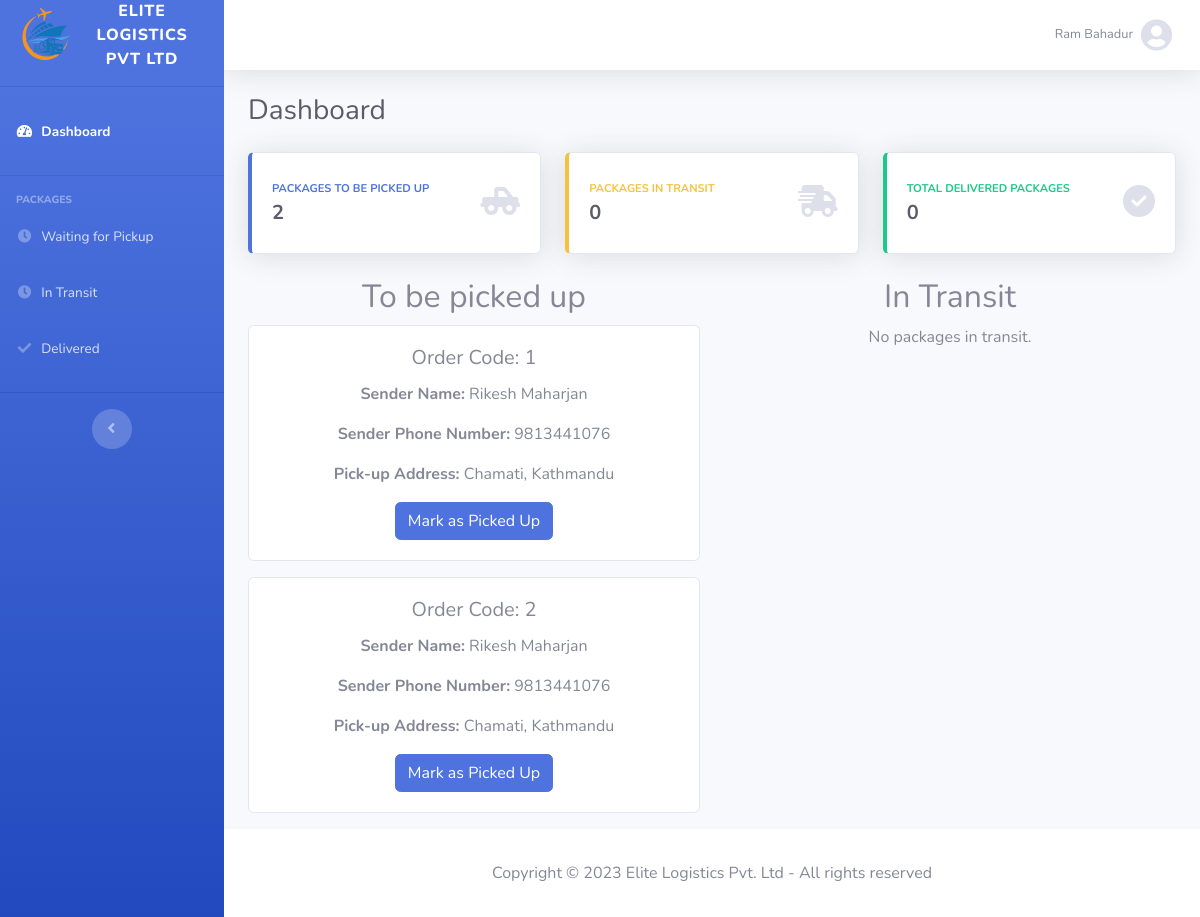
Screenshot of /dashboard.php (signed in) with the database file from the repository.
### tables this page shows
CREATE TABLE account_details (
  account_id INT PRIMARY KEY AUTO_INCREMENT,
  name VARCHAR(100) NOT NULL,
  email VARCHAR(100) NOT NULL,
  password VARCHAR(320) NOT NULL,
  phone_no VARCHAR(20) NOT NULL,
  type_id INT,
  created_on DATETIME NOT NULL,
  default_location VARCHAR(255) NOT NULL,
  INDEX idx_name (name),
  FOREIGN KEY (type_id) REFERENCES account_type (type_id) ON DELETE CASCADE
);

CREATE TABLE package_details (
  order_code INT PRIMARY KEY AUTO_INCREMENT,
  account_id INT,
  receiver_id INT,
  delivery_rider_id INT,
  date_received DATETIME,
  date_delivered DATETIME,
  delivery_status_id INT,
  description VARCHAR(255),
  remarks VARCHAR(255),
  created_on DATETIME NOT NULL,
  date_assigned DATETIME,
  INDEX idx_account_id (account_id),
  INDEX idx_receiver_id (receiver_id),
  INDEX idx_delivery_rider_id (delivery_rider_id),
  INDEX idx_delivery_status_id (delivery_status_id),
  FOREIGN KEY (account_id) REFERENCES account_details (account_id) ON DELETE CASCADE,
  FOREIGN KEY (receiver_id) REFERENCES receiver_details (receiver_id) ON DELETE CASCADE,
  FOREIGN KEY (delivery_rider_id) REFERENCES account_details (account_id) ON DELETE CASCADE,
  FOREIGN KEY (delivery_status_id) REFERENCES delivery_status (status_id) ON DELETE CASCADE
);

CREATE TABLE address_details (
  address_id INT PRIMARY KEY AUTO_INCREMENT,
  order_code INT,
  address_type_id INT,
  address VARCHAR(255) NOT NULL,
  INDEX idx_order_code (order_code),
  INDEX idx_address_type_id (address_type_id),
  FOREIGN KEY (order_code) REFERENCES package_details (order_code) ON DELETE CASCADE,
  FOREIGN KEY (address_type_id) REFERENCES address_type (address_type_id) ON DELETE CASCADE
);

### dashboard.php (called while the page is built, shortened)
<?php
include 'php/connection.php';
include 'php/page_header.php';
include 'php/dashboard_check.php';
include 'php/dashboard_main.php';
include 'php/page_footer.php';
?>

### php/dashboard_check.php (called while the page is built, shortened)
<?php
$accountId = $_SESSION['account_id'];
$stmt = $pdo->prepare("SELECT type_id,name,email,phone_no,default_location FROM account_details WHERE account_id = :accountId");
$stmt->bindParam(':accountId', $accountId);
$stmt->execute();
$user = $stmt->fetch(PDO::FETCH_ASSOC);
$userType = $user['type_id'];
?>

### php/dashboard_content.php (the view, shortened to what this page needs)
<?php if ($userType == '3'): ?>
    <div class="row">
        <div class="col-xl-4 col-md-6 mb-4">
            <div class="card border-left-primary shadow h-100 py-2">
                <div class="card-body">
                    <div class="row no-gutters align-items-center">
                        <div class="col mr-2">
                            <div class="text-xs font-weight-bold text-primary text-uppercase mb-1">Packages To Be Picked Up
                            </div>
                            <div class="h5 mb-0 font-weight-bold text-gray-800">
                                <?php
                                $sql = "SELECT COUNT(*) AS total_delivered FROM package_details WHERE delivery_rider_id = :riderId AND delivery_status_id = 2";
                                $stmt = $pdo->prepare($sql);
                                $stmt->bindParam(':riderId', $accountId);
                                $stmt->execute();
                                $result = $stmt->fetch(PDO::FETCH_ASSOC);
                                echo $result['total_delivered'];
                                ?>
                            </div>
                        </div>
                        <div class="col-auto">
                            <i class="fa-solid fa-truck-pickup fa-2x text-gray-300"></i>
                        </div>
                    </div>
                </div>
            </div>
        </div>
        <div class="col-xl-4 col-md-6 mb-4">
            <div class="card border-left-warning shadow h-100 py-2">
                <div class="card-body">
                    <div class="row no-gutters align-items-center">
                        <div class="col mr-2">
                            <div class="text-xs font-weight-bold text-warning text-uppercase mb-1">Packages in Transit</div>
                            <div class="h5 mb-0 font-weight-bold text-gray-800">
                                <?php
                                $sql = "SELECT COUNT(*) AS total_pending FROM package_details WHERE delivery_rider_id = :riderId AND delivery_status_id = 3";
                                $stmt = $pdo->prepare($sql);
                                $stmt->bindParam(':riderId', $accountId);
                                $stmt->execute();
                                $result = $stmt->fetch(PDO::FETCH_ASSOC);
                                echo $result['total_pending'];
                                ?>
                            </div>
                        </div>
                        <div class="col-auto">
                            <i class="fa-solid fa-truck-fast fa-2x text-gray-300"></i>
                        </div>
                    </div>
                </div>
            </div>
        </div>
        <div class="col-xl-4 col-md-6 mb-4">
            <div class="card border-left-success shadow h-100 py-2">
                <div class="card-body">
                    <div class="row no-gutters align-items-center">
                        <div class="col mr-2">
                            <div class="text-xs font-weight-bold text-success text-uppercase mb-1">Total Delivered Packages
                            </div>
                            <div class="h5 mb-0 font-weight-bold text-gray-800">
                                <?php
                                $sql = "SELECT COUNT(*) AS total_delivered FROM package_details WHERE delivery_rider_id = :riderId AND delivery_status_id = 4";
                                $stmt = $pdo->prepare($sql);
                                $stmt->bindParam(':riderId', $accountId);
                                $stmt->execute();
                                $result = $stmt->fetch(PDO::FETCH_ASSOC);
                                echo $result['total_delivered'];
                                ?>
                            </div>
                        </div>
                        <div class="col-auto">
                            <i class="fa-solid fa-circle-check fa-2x text-gray-300"></i>
                        </div>
                    </div>
                </div>
            </div>
        </div>
    </div>
    <div class="row">
        <div class="col-md-6 text-center">
            <h2>To be picked up</h2>
            <?php
            $sql = "SELECT * FROM package_details pd
                JOIN account_details ad ON pd.account_id = ad.account_id
                JOIN address_details addr ON pd.order_code = addr.order_code
                WHERE pd.delivery_rider_id = :deliveryRiderId AND pd.delivery_status_id = 2 AND addr.address_type_id = 1";
            $stmt = $pdo->prepare($sql);
            $stmt->bindParam(':deliveryRiderId', $_SESSION['account_id']);
            $stmt->execute();
            $packagesToBePickedUp = $stmt->fetchAll(PDO::FETCH_ASSOC);
            if (count($packagesToBePickedUp) > 0) {
                foreach ($packagesToBePickedUp as $package) {
                    echo '<div class="card mb-3">';
                    echo '<div class="card-body">';
                    echo '<h5 class="card-title">Order Code: ' . $package['order_code'] . '</h5>';
                    echo '<p><strong>Sender Name:</strong> ' . $package['name'] . '</p>';
                    echo '<p><strong>Sender Phone Number:</strong> ' . $package['phone_no'] . '</p>';
                    echo '<p><strong>Pick-up Address:</strong> ' . $package['address'] . '</p>';
                    echo '<form action="php/processPickedUp.php" method="POST">';
                    echo '<button type="submit" class="btn btn-primary">Mark as Picked Up</button>';
                    echo '</form>';
                    echo '</div>';
                    echo '</div>';
                }
            } else {
                echo '<p>No packages to be picked up.</p>';
            }
            ?>
        </div>
        <div class="col-md-6 text-center">
            <h2>In Transit</h2>
            <?php
            $sql = "SELECT * FROM package_details pd
                JOIN account_details ad ON pd.account_id = ad.account_id
                JOIN receiver_details rd ON pd.receiver_id = rd.receiver_id
                JOIN address_details addr ON pd.order_code = addr.order_code
                WHERE pd.delivery_rider_id = :deliveryRiderId AND pd.delivery_status_id = 3 AND addr.address_type_id = 2";
            $stmt = $pdo->prepare($sql);
            $stmt->bindParam(':deliveryRiderId', $_SESSION['account_id']);
            $stmt->execute();
            $packagesInTransit = $stmt->fetchAll(PDO::FETCH_ASSOC);
            if (count($packagesInTransit) > 0) {
                foreach ($packagesInTransit as $package) {
                    echo '<div class="card mb-3">';
                    echo '<div class="card-body">';
                    echo '<h5 class="card-title">Order Code: ' . $package['order_code'] . '</h5>';
                    echo '<p><strong>Receiver Name:</strong> ' . $package['name'] . '</p>';
                    echo '<p><strong>Receiver Phone Number:</strong> ' . $package['phone_no'] . '</p>';
                    echo '<p><strong>Delivery Address:</strong> ' . $package['address'] . '</p>';
                    echo '<form action="php/processDelivered.php" method="POST">';
                    echo '<input type="hidden" name="order_code" value="' . $package['order_code'] . '">';
                    echo '<button type="submit" class="btn btn-primary">Mark as Delivered</button>';
                    echo '</form>';
                    echo '</div>';
                    echo '</div>';
                }
            } else {
                echo '<p>No packages in transit.</p>';
            }
            ?>
        </div>
    </div>
<?php endif; ?>

### php/dashboard_main.php (shortened to what this page needs)
<?php
$currentPage = basename($_SERVER['PHP_SELF'], ".php");
?>
</head>
<body id="page-top">
    <div id="wrapper">
        <ul class="navbar-nav bg-gradient-primary sidebar sidebar-dark accordion" id="accordionSidebar">
            <li>
                <a class="sidebar-brand d-flex align-items-center justify-content-center" href="index.php">
                    <div class="sidebar-brand-icon">
                        <img src="images/logo.svg" alt="Logo" width="60vw">
                    </div>
                    <div class="sidebar-brand-text mx-3">Elite Logistics Pvt Ltd</div>
                </a>
            </li>
            <li class="sidebar-divider my-0">
                <hr>
            </li>
            <li class="nav-item <?php echo ($currentPage === 'dashboard') ? 'active' : ''; ?>">
                <a class="nav-link" href="dashboard.php">
                    <i class="fas fa-fw fa-tachometer-alt"></i>
                    <span>Dashboard</span>
                </a>
            </li>
            <li class="sidebar-divider">
                <hr>
            </li>
            <?php if ($userType == 3) : ?>
                <li class="sidebar-heading">
                    Packages
                </li>
                <li class="nav-item <?php echo ($currentPage === 'delivery_personnel_pickup') ? 'active' : ''; ?>">
                    <a class="nav-link" href="delivery_personnel_pickup.php">
                        <i class="fas fa-fw fa-clock"></i>
                        <span>Waiting for Pickup</span>
                    </a>
                </li>
                <li class="nav-item <?php echo ($currentPage === 'delivery_personnel_transit') ? 'active' : ''; ?>">
                    <a class="nav-link" href="delivery_personnel_transit.php">
                        <i class="fas fa-fw fa-clock"></i>
                        <span>In Transit</span>
                    </a>
                </li>
                <li class="nav-item  <?php echo ($currentPage === 'delivery_personnel_delivered') ? 'active' : ''; ?>">
                    <a class="nav-link" href="delivery_personnel_delivered.php">
                        <i class="fas fa-fw fa-check"></i>
                        <span>Delivered</span>
                    </a>
                </li>
            <?php endif; ?>
            <li class="sidebar-divider d-none d-md-block">
                <hr>
            </li>
            <li class="text-center d-none d-md-inline">
                <button class="rounded-circle border-0" id="sidebarToggle" title="Toggle Sidebar">
                </button>
            </li>
        </ul>
        <div id="content-wrapper" class="d-flex flex-column">
            <div id="content">
                <nav class="navbar navbar-expand navbar-light bg-white topbar mb-4 static-top shadow">
                    <ul class="navbar-nav ml-auto">
                        <li class="nav-item dropdown no-arrow">
                            <a class="nav-link dropdown-toggle" href="#" id="userDropdown" role="button" data-toggle="dropdown" aria-haspopup="true" aria-expanded="false">
                                <span class="mr-2 d-none d-lg-inline text-gray-600 small">
                                    <?php echo $user['name']; ?>
                                </span>
                                <i class="fas fa-user-circle fa-2x text-gray-300"></i>
                            </a>
                        </li>
                    </ul>
                </nav>
                <div class="container-fluid">
                    <?php
                    if ($currentPage === 'dashboard') :
                        echo '
                    <div class="d-sm-flex align-items-center justify-content-between mb-4">
                        <h1 class="h3 mb-0 text-gray-800">Dashboard</h1>
                    </div>';
                        include 'dashboard_content.php';
                    endif;
                    ?>
                </div>
            </div>
            <footer class="sticky-footer bg-white">
                <div class="container my-auto">
                    <div class="text-center my-auto">
                        <span>Copyright &copy;
                            <?php echo date('Y'); ?> Elite Logistics Pvt. Ltd - All rights reserved
                        </span>
                    </div>
                </div>
            </footer>
        </div>
    </div>

### rows the page displays
account_details: name "Ram Bahadur"
package_details: address_details.order_code "1", account.name "Rikesh Maharjan", account.phone_no "9813441076", address_details.address "Chamati, Kathmandu"
package_details: address_details.order_code "2", account.name "Rikesh Maharjan", account.phone_no "9813441076", address_details.address "Chamati, Kathmandu"

### other values shown
$result['total_delivered'] "2"
$result['total_pending'] "0"
$result['total_delivered'] "0"
